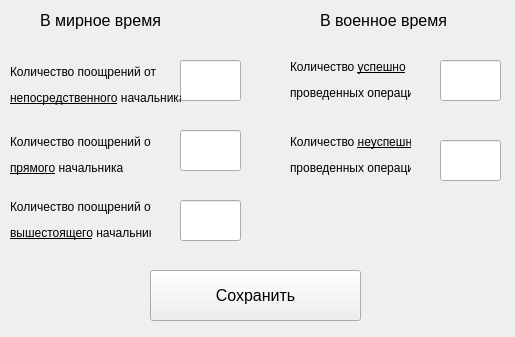
<?xml version="1.0" encoding="UTF-8"?>
<ui version="4.0">
 <class>Form</class>
 <widget class="QWidget" name="Form">
  <property name="geometry">
   <rect>
    <x>0</x>
    <y>0</y>
    <width>515</width>
    <height>337</height>
   </rect>
  </property>
  <property name="windowTitle">
   <string>Form</string>
  </property>
  <widget class="QPushButton" name="btn_q5_save">
   <property name="geometry">
    <rect>
     <x>150</x>
     <y>270</y>
     <width>211</width>
     <height>51</height>
    </rect>
   </property>
   <property name="font">
    <font>
     <pointsize>12</pointsize>
    </font>
   </property>
   <property name="text">
    <string>Сохранить</string>
   </property>
  </widget>
  <widget class="QLineEdit" name="num_peace_1">
   <property name="geometry">
    <rect>
     <x>180</x>
     <y>60</y>
     <width>61</width>
     <height>41</height>
    </rect>
   </property>
  </widget>
  <widget class="QLineEdit" name="num_peace_2">
   <property name="geometry">
    <rect>
     <x>180</x>
     <y>130</y>
     <width>61</width>
     <height>41</height>
    </rect>
   </property>
  </widget>
  <widget class="QLineEdit" name="num_peace_3">
   <property name="geometry">
    <rect>
     <x>180</x>
     <y>200</y>
     <width>61</width>
     <height>41</height>
    </rect>
   </property>
  </widget>
  <widget class="QLabel" name="label_peace">
   <property name="geometry">
    <rect>
     <x>40</x>
     <y>0</y>
     <width>131</width>
     <height>41</height>
    </rect>
   </property>
   <property name="font">
    <font>
     <pointsize>12</pointsize>
    </font>
   </property>
   <property name="text">
    <string>В мирное время</string>
   </property>
  </widget>
  <widget class="QLabel" name="label_war">
   <property name="geometry">
    <rect>
     <x>320</x>
     <y>0</y>
     <width>131</width>
     <height>41</height>
    </rect>
   </property>
   <property name="font">
    <font>
     <pointsize>12</pointsize>
    </font>
   </property>
   <property name="text">
    <string>В военное время</string>
   </property>
  </widget>
  <widget class="QLabel" name="lable_peace_1">
   <property name="geometry">
    <rect>
     <x>10</x>
     <y>60</y>
     <width>171</width>
     <height>51</height>
    </rect>
   </property>
   <property name="text">
    <string>&lt;html&gt;&lt;head/&gt;&lt;body&gt;&lt;p&gt;Количество поощрений от&lt;/p&gt;&lt;p&gt;&lt;span style=&quot; text-decoration: underline;&quot;&gt;непосредственного&lt;/span&gt; начальника&lt;/p&gt;&lt;/body&gt;&lt;/html&gt;</string>
   </property>
  </widget>
  <widget class="QLabel" name="lable_peace_2">
   <property name="geometry">
    <rect>
     <x>10</x>
     <y>130</y>
     <width>141</width>
     <height>51</height>
    </rect>
   </property>
   <property name="text">
    <string>&lt;html&gt;&lt;head/&gt;&lt;body&gt;&lt;p&gt;Количество поощрений от&lt;/p&gt;&lt;p&gt;&lt;span style=&quot; text-decoration: underline;&quot;&gt;прямого&lt;/span&gt;  начальника&lt;/p&gt;&lt;/body&gt;&lt;/html&gt;</string>
   </property>
  </widget>
  <widget class="QLabel" name="lable_peace_3">
   <property name="geometry">
    <rect>
     <x>10</x>
     <y>200</y>
     <width>141</width>
     <height>41</height>
    </rect>
   </property>
   <property name="text">
    <string>&lt;html&gt;&lt;head/&gt;&lt;body&gt;&lt;p&gt;Количество поощрений от&lt;/p&gt;&lt;p&gt;&lt;span style=&quot; text-decoration: underline;&quot;&gt;вышестоящего&lt;/span&gt; начальника&lt;/p&gt;&lt;/body&gt;&lt;/html&gt;</string>
   </property>
  </widget>
  <widget class="QLabel" name="label_war_1">
   <property name="geometry">
    <rect>
     <x>290</x>
     <y>60</y>
     <width>121</width>
     <height>41</height>
    </rect>
   </property>
   <property name="text">
    <string>&lt;html&gt;&lt;head/&gt;&lt;body&gt;&lt;p&gt;Количество &lt;span style=&quot; text-decoration: underline;&quot;&gt;успешно&lt;/span&gt;&lt;/p&gt;&lt;p&gt;проведенных операций&lt;/p&gt;&lt;/body&gt;&lt;/html&gt;</string>
   </property>
  </widget>
  <widget class="QLabel" name="label_war_2">
   <property name="geometry">
    <rect>
     <x>290</x>
     <y>130</y>
     <width>121</width>
     <height>51</height>
    </rect>
   </property>
   <property name="text">
    <string>&lt;html&gt;&lt;head/&gt;&lt;body&gt;&lt;p&gt;Количество &lt;span style=&quot; text-decoration: underline;&quot;&gt;не&lt;/span&gt;&lt;span style=&quot; text-decoration: underline;&quot;&gt;успешно&lt;/span&gt;&lt;/p&gt;&lt;p&gt;проведенных операций&lt;/p&gt;&lt;/body&gt;&lt;/html&gt;</string>
   </property>
  </widget>
  <widget class="QLineEdit" name="num_war_sucssese">
   <property name="geometry">
    <rect>
     <x>440</x>
     <y>60</y>
     <width>61</width>
     <height>41</height>
    </rect>
   </property>
  </widget>
  <widget class="QLineEdit" name="num_war_unsucssese">
   <property name="geometry">
    <rect>
     <x>440</x>
     <y>140</y>
     <width>61</width>
     <height>41</height>
    </rect>
   </property>
  </widget>
 </widget>
 <resources/>
 <connections/>
</ui>
